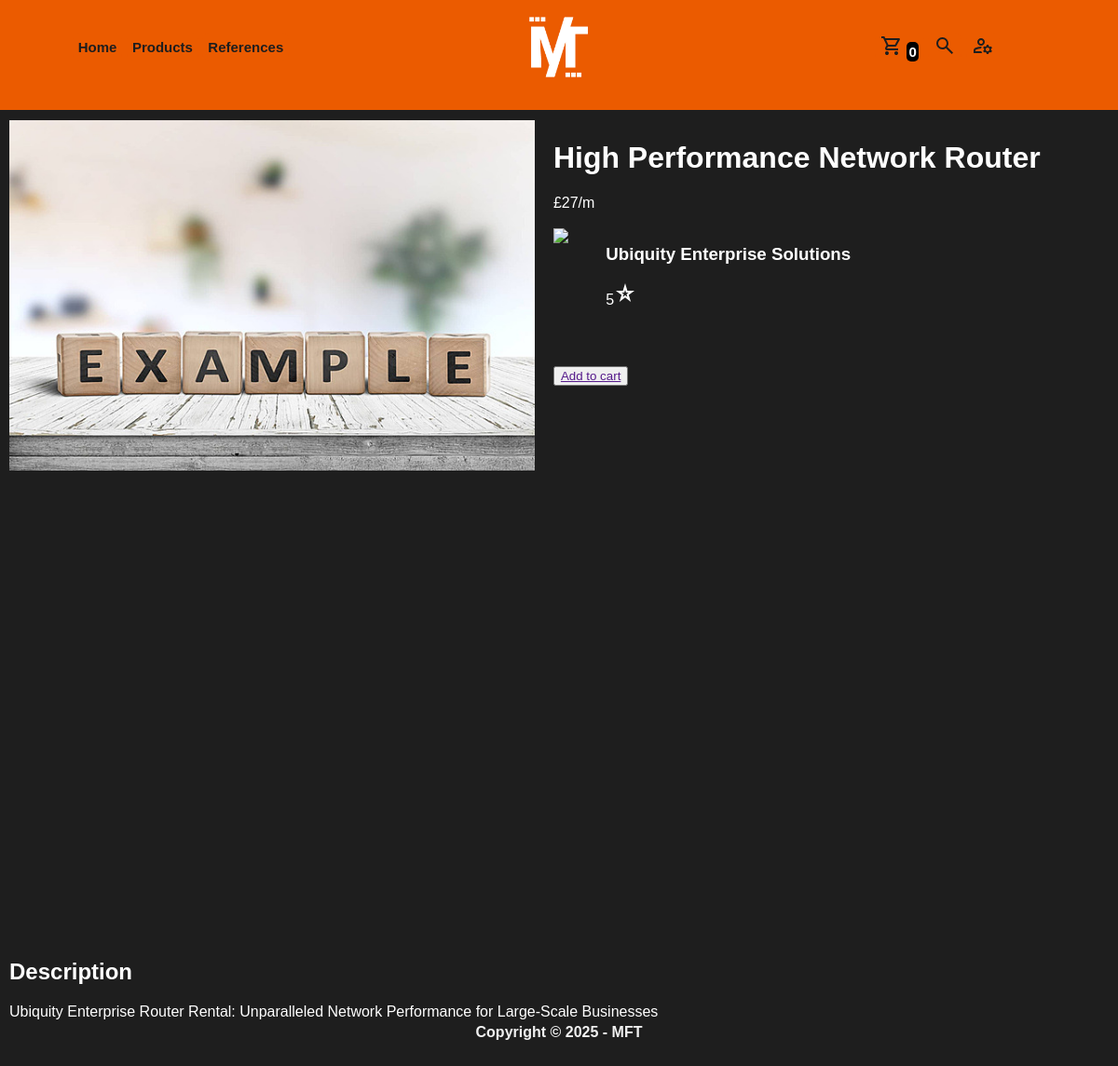
The page /tech/1 on the database its author committed.
### context/database.py (models this page shows)
@dataclass
class technologies(db.Model):
    __tablename__ = 'technologies'
    _id = int
    name = str
    price = int
    description = str
    seller_id = str
    reviews = int
    env_impact = int
    _id = db.Column("id", db.Integer, primary_key=True)
    name = db.Column("name", db.String(255))
    price = db.Column("price", db.Integer)
    description = db.Column("description", db.Text)
    reviews = db.Column("reviews", db.Integer)
    env_impact = db.Column("env_impact", db.Integer)
    seller_id = db.Column("seller_id", db.ForeignKey("sellers.id"), nullable=False)
    seller = db.relationship("sellers", backref=db.backref("technologies", lazy=True))
    def __str__(self):
        return f"{self.name} / {self.price} / {self.description} / {self.seller} / {self.reviews}"

@dataclass
class sellers(db.Model):
    __tablename__ = 'sellers'
    _id = int
    seller_name = str
    _id = db.Column("id", db.Integer, primary_key=True)
    seller_name = db.Column("seller_name", db.String(255))
    def __str__(self):
        return f"{self.seller_name}"

### app.py (the view)
@app.route('/tech/<int:techId>',methods=['GET','POST'])
def singleProductPage(techId):
    tech = db.get_or_404(technologies, techId)
    print(tech)
    return render_template('SingleTech.html', technology = tech)

### app.py (called while the page is built)
@app.before_request
def before_request():
    session.permanent = True
    app.permanent_session_lifetime = datetime.timedelta(minutes=1440) # session will be alive for 20 minutes
    if 'userid' in session:
        user = users.query.filter_by(_id = session.get('userid')).first()
        g.user = user
    else:
        user = users.query.filter_by(_id = 0).first()
        g.user = user
    if 'cart' not in session:
        session['cart'] = {}  # Initialize as an empty dictionary

### templates/SingleTech.html (shortened to what this page needs)
{% extends "base.html" %}
{% block content %}
<div class="mft-single-product">
    <div class="mft-single-product-self">
        <div class="mft-s-p-left">
            <div class="mft-s-p-l-top">
                <img class="mft-s-p-l-img" src="{{ url_for('static', filename='assets/images/product-' + technology._id + '.png') }}">
            </div>
        </div>
        <div class="mft-s-p-right">
            <h1>{{ technology.name }}</h1>
            <p>£{{ technology.price }}/m</p>
            <div class="mft-s-p-sellerinfo">
                <div class="mft-s-p-sellerinfo-left">
                    <img class="mft-s-p-seller-img" src="{{ url_for('static', filename='assets/images/company-logo-' + technology.seller_id + '.png') }}">
                </div>
                <div class="mft-s-p-sellerinfo-right">
                    <h3>{{ technology.seller }}</h3>
                    <p>{{ technology.reviews }}<svg xmlns="http://www.w3.org/2000/svg" height="24px" viewBox="0 -960 960 960" width="24px" fill="undefined"><path d="m384-334 96-74 96 74-36-122 90-64H518l-38-124-38 124H330l90 64-36 122ZM233-120l93-304L80-600h304l96-320 96 320h304L634-424l93 304-247-188-247 188Zm247-369Z"/></svg></p>
                </div>
            </div>
            <button class="mft-cart-button"><a href="">Add to cart</a></button>
        </div>
    </div>
    <div class="mft-s-p-description">
        <h2>Description</h2>
        <p>{{ technology.description }}</p>
    </div>
</div>
{% endblock %}

### static/assets/styles/base.css (style rules this page uses)
.mft-single-product { display: inline-grid; grid-template-columns: auto; color: var(--mft-text-one); fill: var(--mft-text-one); }
.mft-single-product-self { display: grid; grid: 80px / 50% 50%; height: 110vh; }
.mft-s-p-left { padding: 10px; }
.mft-s-p-right { padding: 10px; }
.mft-s-p-left img { width: 100%; }
.mft-s-p-description { padding: 10px; }
.mft-s-p-sellerinfo { display: grid; grid: 80px / 10% 90%; height: 150px }

### static/assets/styles/carousel.css (style rules this page uses)
* { box-sizing: border-box }
img { vertical-align: middle; }

### rows shown on the page
technologies: name "High Performance Network Router", price "27", reviews "5", description "Ubiquity Enterprise Router Rental: Unparalleled Network Performance for Large-Scale Businesses"
sellers: seller "Ubiquity Enterprise Solutions"
